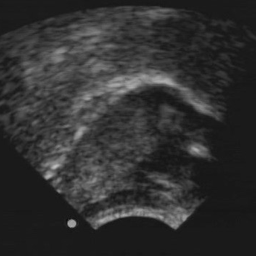
%> input picture images/us1.jpg (cropped and resized to the size of MATLAB's example picture, made grey), 256 x 256 px, given in place of cameraman.tif, which was not available
$ octave example1.m   (GNU Octave 9; MATLAB toolbox functions it lacks are replaced by stand-ins)
%> lines starting %> are read from the running program, lines starting %| are printed output that depends on the picture; in (x1, y1, x2, y2) boxes, pixels count from 0 and x2, y2 are one past the last pixel; in counts of white or black regions, pixels touching at a corner belong together; the program's own positions count from 1; pictures that were not available may be replaced by others from this repository, and a replacement may not be noted
% reading and visualizing three images, then changing the grey levels of a set of pixels in image 1

% read the images
im1 = imread('cameraman.tif'); % an image that comes packaged with MATLAB's image processing toolbox
%> im1 is the input picture: size 256x256 uint8; min 15, max 193, mean 48.9

us1 = imread('images/us1.jpg'); % two ultrasound images from different scanners
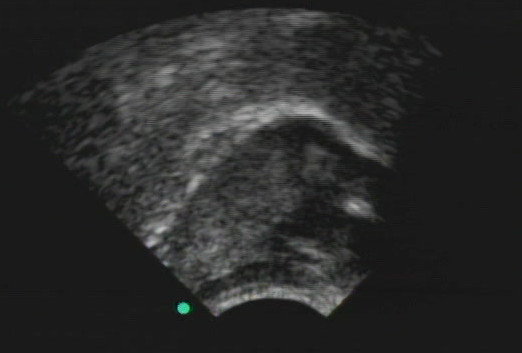
%> us1: size 353x522x3 uint8; mean R, G, B 41.5, 41.9, 41.5
us2 = imread('images/us2.png');
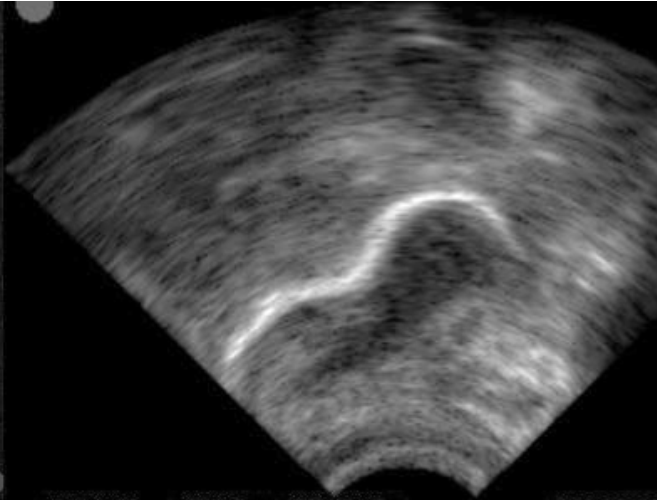
%> input picture images/us2.PNG, 657 x 500 px
%> us2 is the input picture: size 500x657x3 uint8; mean R, G, B 61.9, 61.9, 61.9

% display the images
figure(1);
imshow(im1, []);  % use [] to scale range of gray levels between the 0-1 interval

figure(2);
imshow(us1, []);

figure(3);
imshow(us2, []);

pause;

im1(40, 200) = 0; % set pixel at row 40 and column 1 to black
%> im1: size 256x256 uint8; under 0.01% of pixels changed, all inside (x1, y1, x2, y2) = (199, 39, 200, 40)
im1(50:100, 40:60) = 128; % set pixels in a rectangle to mid-range gray
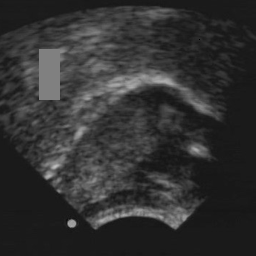
%> im1: size 256x256 uint8; min 0, max 193, mean 49.7

figure(1);
imshow(im1,[]);

% your ultrasound images may be read as color images and have three
% channels instead of one - uncomment these lines for the rest of the
% code to work as intended
%us1 = rgb2gray(us1);
%us2 = rgb2gray(us2);

us1(200, 200) = 255; % set this pixel to white
%> us1: size 353x522x3 uint8; under 0.01% of pixels changed, all inside (x1, y1, x2, y2) = (199, 199, 200, 200)
us1(200:300, 40:60) = 255;
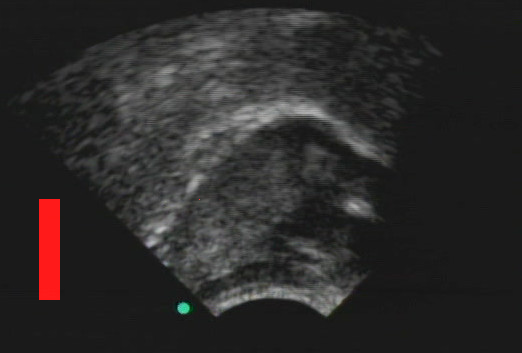
%> us1: size 353x522x3 uint8; mean R, G, B 44.1, 41.9, 41.5

figure(2);
imshow(us1, []);

% save some results
imwrite(us1, 'painted_us1.jpg');
